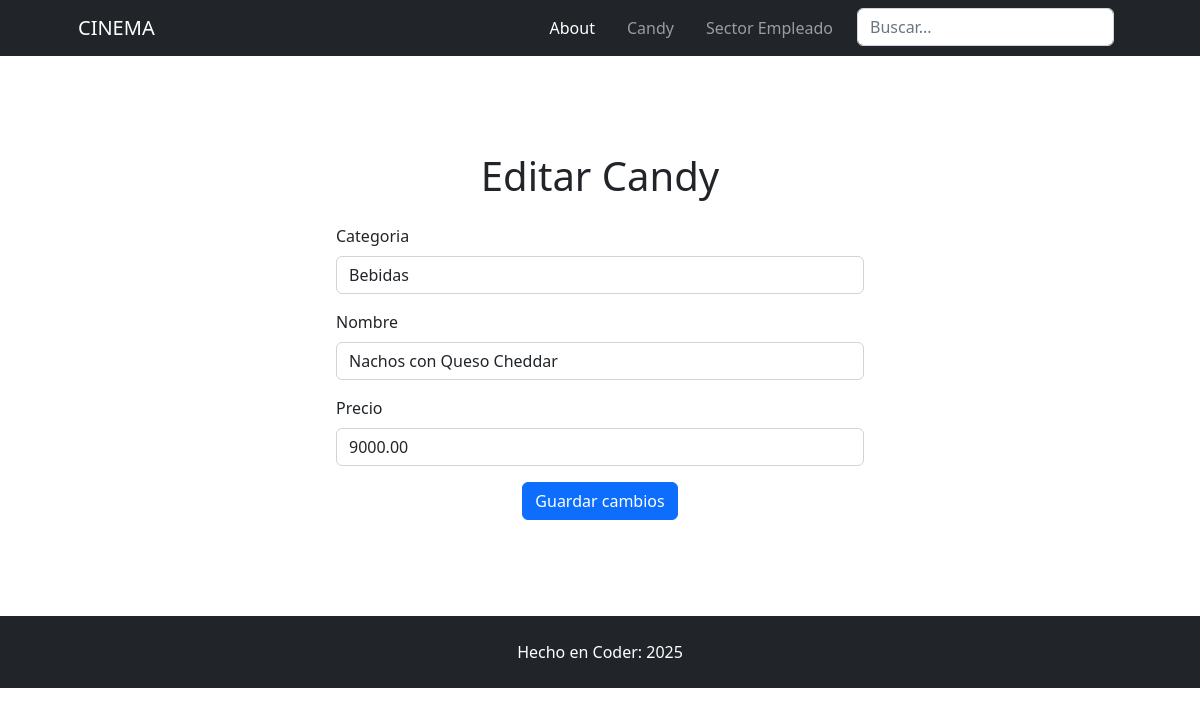
Page /candy/update/7/ on the earlier database version.
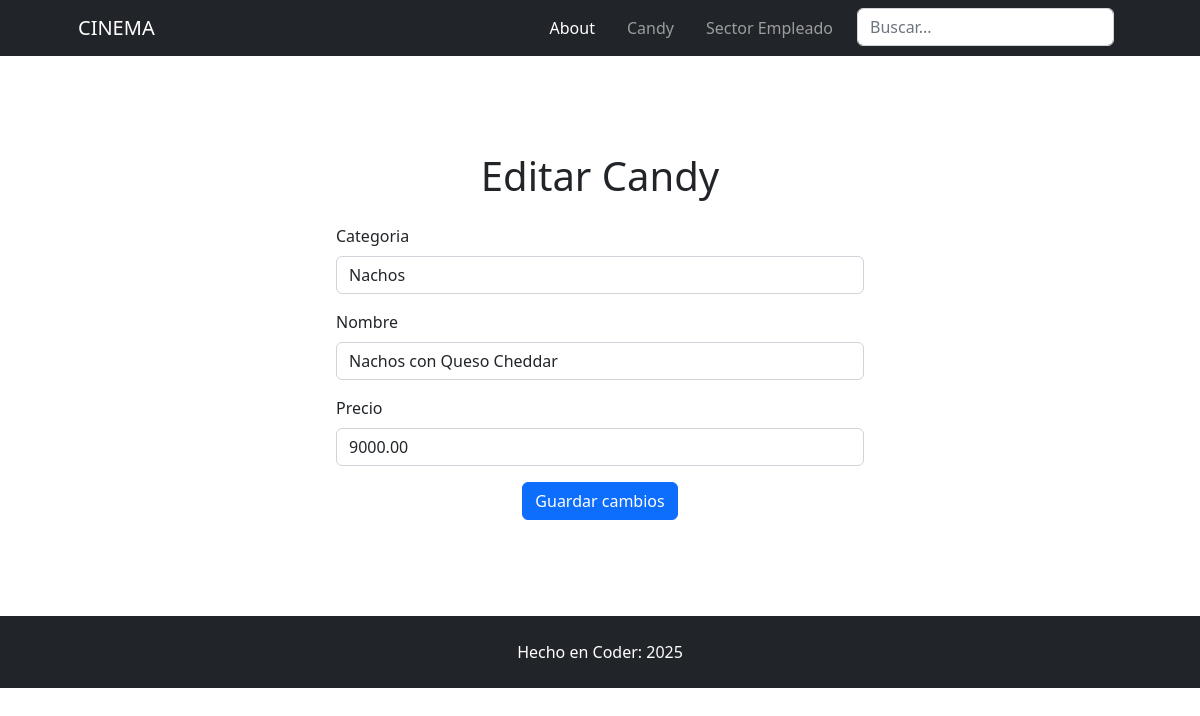
Same page on the later database version.
### candy/models.py (models this page shows)
class Candy(models.Model):
    categoria = models.ForeignKey(CategoriaCandy, on_delete=models.CASCADE, default=1)
    nombre = models.CharField(max_length=100)
    precio = models.DecimalField(max_digits=10, decimal_places=2)

### candy/views.py (the view)
# urls.py: path('candy/update/<int:pk>/', views.candy_update, name='candy_update'),
def candy_update(request, pk:int):
    query = Candy.objects.get(id=pk)
    if request.method == "GET":
        form = forms.CandyForm(instance=query)
    if request.method == "POST":
        form = forms.CandyForm(request.POST, instance=query)
        if form.is_valid():
            form.save()
            return redirect('candy:empleados')
    return render(request, 'candy/candy_update.html', {'form': form})

### candy/forms.py
class CandyForm(forms.ModelForm):
    class Meta:
        model = models.Candy
        fields = "__all__"

### candy/models.py (called while the page is built)
    def __str__(self):
        return f'{self.nombre}'

### candy/templates/candy/candy_update.html (shortened to what this page needs)
{% extends 'candy/base.html' %}
{% block content %}
{% load widget_tweaks %}
{% load static %}
<div class="container mt-5">
    <div class="row justify-content-center">
        <div class="col-md-6">
            <h1 class="text-center mb-4">Editar Candy</h1>
            <form method="post">
                {% for field in form %}
                    <div class="mb-3">
                        <label for="{{ field.id_for_label }}" class="form-label">{{ field.label }}</label>
                        {{ field|add_class:'form-control' }}
                    </div>
                {% endfor %}
                <div class="text-center">
                    <button type="submit" class="btn btn-primary">Guardar cambios</button>
                </div>
            </form>
        </div>
    </div>
</div>
{% endblock content %}

Differences in the rows shown:
changed Candy "Nachos con Queso Cheddar": categoria "Bebidas" → "Nachos"
